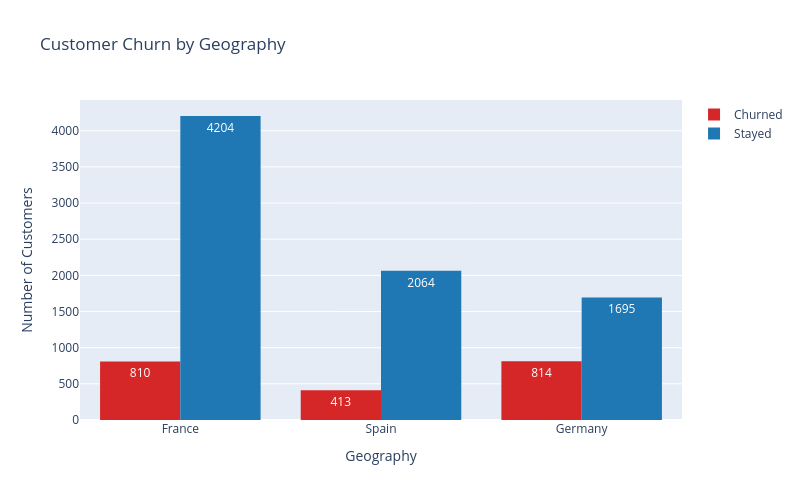

The code cell stored with this chart in its notebook:
### Code cell
## Plotting the distribution of customers by geography and churn status

df1 = df.copy() ## create a copy of the original dataframe to perform EDA without modifying the original data
df1["Churn_Label"] = df1["Exited"].map({0: "Stayed", 1: "Churned"}) ## create a new column "Churn_Label" that maps the values of the "Exited" column to "Stayed" and "Left" for better visualization

fig = px.histogram(
    df1,
    x="Geography",
    color="Churn_Label",
    barmode="group",
    text_auto=True,
    title="Customer Churn by Geography",
    color_discrete_map={
        "Stayed": "#1f77b4",   
        "Churned": "#d62728"   
    }

)
fig.update_layout(
    width=800,
    height=500,
    legend_title_text="",
    xaxis_title="Geography",
    yaxis_title="Number of Customers"
)

fig.show()

### Figure 1 — Plotly figure (JSON) as saved in the notebook; plotly's stock layout.template omitted (floating-point values rounded to 4 significant figures; data arrays with more than 128 entries replaced by an {"elided": "..."} marker saying what was removed)
{"data": [{"alignmentgroup": "True", "bingroup": "x", "hovertemplate": "Churn_Label=Churned<br>Geography=%{x}<br>count=%{y}<extra></extra>", "legendgroup": "Churned", "marker": {"color": "#d62728", "pattern": {"shape": ""}}, "name": "Churned", "offsetgroup": "Churned", "orientation": "v", "showlegend": true, "texttemplate": "%{value}", "type": "histogram", "x": {"elided": "2037 str values"}, "xaxis": "x", "yaxis": "y"}, {"alignmentgroup": "True", "bingroup": "x", "hovertemplate": "Churn_Label=Stayed<br>Geography=%{x}<br>count=%{y}<extra></extra>", "legendgroup": "Stayed", "marker": {"color": "#1f77b4", "pattern": {"shape": ""}}, "name": "Stayed", "offsetgroup": "Stayed", "orientation": "v", "showlegend": true, "texttemplate": "%{value}", "type": "histogram", "x": {"elided": "7963 str values"}, "xaxis": "x", "yaxis": "y"}], "layout": {"barmode": "group", "height": 500, "legend": {"title": {"text": ""}, "tracegroupgap": 0}, "title": {"text": "Customer Churn by Geography"}, "width": 800, "xaxis": {"anchor": "y", "domain": [0, 1], "title": {"text": "Geography"}}, "yaxis": {"anchor": "x", "domain": [0, 1], "title": {"text": "Number of Customers"}}}}
